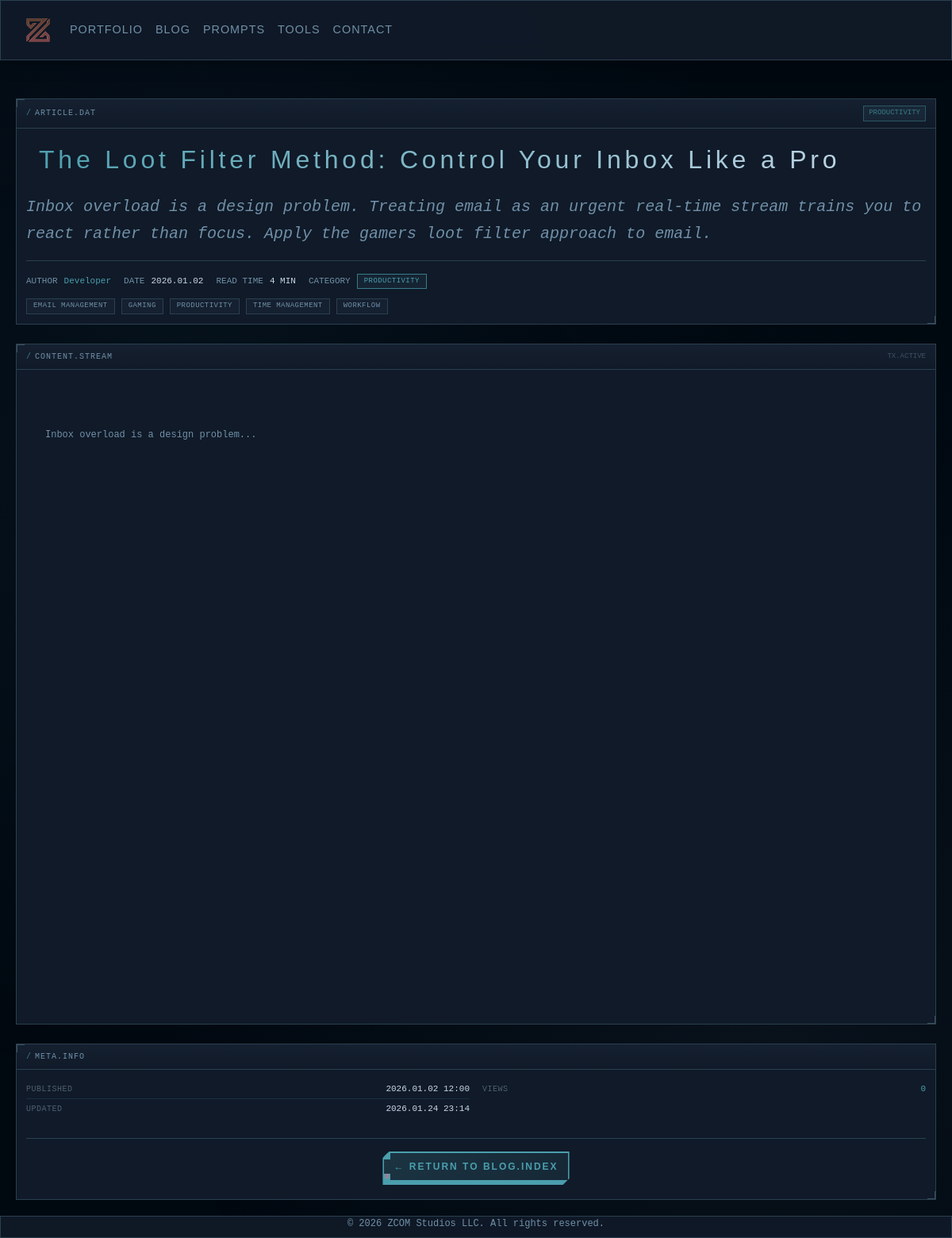
The app's page /articles/article.php?slug=loot-filter-inbox-method with its own data.
### tables this page shows
CREATE TABLE IF NOT EXISTS `articles` (
  `id` INT(11) UNSIGNED NOT NULL AUTO_INCREMENT,
  `article_id` VARCHAR(50) DEFAULT NULL,
  `title` VARCHAR(255) NOT NULL,
  `slug` VARCHAR(255) NOT NULL UNIQUE,
  `excerpt` TEXT,
  `content` LONGTEXT,
  `category` VARCHAR(100) DEFAULT NULL,
  `author_name` VARCHAR(100) DEFAULT NULL,
  `author_bio` TEXT,
  `author_avatar_url` VARCHAR(255) DEFAULT NULL,
  `author_role` VARCHAR(100) DEFAULT NULL,
  `meta_title` VARCHAR(255) DEFAULT NULL,
  `meta_description` TEXT,
  `og_title` VARCHAR(255) DEFAULT NULL,
  `og_description` TEXT,
  `og_image_url` VARCHAR(255) DEFAULT NULL,
  `status` ENUM('draft','published','archived') DEFAULT 'draft',
  `visibility` ENUM('public','private','unlisted') DEFAULT 'public',
  `published_date` TIMESTAMP NULL DEFAULT NULL,
  `featured` TINYINT(1) DEFAULT 0,
  `sticky` TINYINT(1) DEFAULT 0,
  `allow_comments` TINYINT(1) DEFAULT 1,
  `word_count` INT(11) DEFAULT 0,
  `reading_time` INT(11) DEFAULT 0,
  `views` INT(11) DEFAULT 0,
  `created_at` TIMESTAMP DEFAULT CURRENT_TIMESTAMP,
  `updated_at` TIMESTAMP DEFAULT CURRENT_TIMESTAMP ON UPDATE CURRENT_TIMESTAMP,
  PRIMARY KEY (`id`),
  INDEX `idx_slug` (`slug`),
  INDEX `idx_status` (`status`),
  INDEX `idx_visibility` (`visibility`),
  INDEX `idx_featured` (`featured`),
  INDEX `idx_published_date` (`published_date`)
);

### articles/article.php (the view, shortened to what this page needs)
<?php
$article_slug = isset($_GET['slug']) ? $_GET['slug'] : '';
require_once '../includes/db_config.php';
try {
    $stmt = $db->prepare("SELECT * FROM articles WHERE slug = :slug");
    $stmt->execute(['slug' => $article_slug]);
    $article = $stmt->fetch();
    $tagStmt = $db->prepare("
        SELECT tr.display_name
        FROM article_tags at
        JOIN tags_registry tr ON at.tag_id = tr.id
        WHERE at.article_id = :article_id
        ORDER BY tr.display_name
    ");
    $tagStmt->execute(['article_id' => $article['id']]);
    $tagRows = $tagStmt->fetchAll(PDO::FETCH_COLUMN);
    $article['tags'] = implode(', ', $tagRows);
} catch (PDOException $e) {
    error_log("Article Query Error: " . $e->getMessage());
    header('Location: /blog.php');
    exit;
}
include '../includes/header.php';
?>
</head>
<body class="cyber-theme">
<?php
include '../includes/navbar.php';
?>
<main class="container my-5" style="z-index: 3; pointer-events: auto;">
    <div class="cyber-panel mb-4">
        <div class="cyber-panel-header">
            <span class="panel-title">ARTICLE.DAT</span>
            <span class="panel-id"><?php echo strtoupper($article['category'] ?? 'BLOG'); ?></span>
        </div>
        <div class="cyber-panel-body">
            <h1 class="page-title mb-3"><?php echo htmlspecialchars($article['title']); ?></h1>
            <p class="lead" style="color: #7090a8;"><?php echo htmlspecialchars($article['excerpt']); ?></p>
            <div style="display: flex; flex-wrap: wrap; gap: 16px; margin-top: 16px; padding-top: 16px; border-top: 1px solid #2a4050;">
                <div class="cyber-data-status">
                    <span class="status-label">AUTHOR</span>
                    <span style="color: #4a9ead;"><?php echo htmlspecialchars($article['author_name']); ?></span>
                </div>
                <div class="cyber-data-status">
                    <span class="status-label">DATE</span>
                    <span style="color: #c8d8e8;"><?php echo date('Y.m.d', strtotime($article['published_date'])); ?></span>
                </div>
                <div class="cyber-data-status">
                    <span class="status-label">READ TIME</span>
                    <span style="color: #c8d8e8;"><?php echo $article['reading_time']; ?> MIN</span>
                </div>
                <?php if ($article['category']): ?>
                <div class="cyber-data-status">
                    <span class="status-label">CATEGORY</span>
                    <span class="cyber-badge cyan"><?php echo htmlspecialchars(strtoupper($article['category'])); ?></span>
                </div>
                <?php endif; ?>
            </div>
            <?php if ($article['tags']): ?>
            <div style="margin-top: 12px; display: flex; flex-wrap: wrap; gap: 8px;">
                <?php
                $tags = explode(', ', $article['tags']);
                foreach ($tags as $tag):
                ?>
                <span class="cyber-badge"><?php echo htmlspecialchars(strtoupper($tag)); ?></span>
                <?php endforeach; ?>
            </div>
            <?php endif; ?>
        </div>
    </div>
    <div class="cyber-panel">
        <div class="cyber-panel-header">
            <span class="panel-title">CONTENT.STREAM</span>
            <span class="panel-status">TX.ACTIVE</span>
        </div>
        <div class="cyber-panel-body">
            <article style="max-width: 100%;">
                <div class="article-content" style="color: #c8d8e8; line-height: 1.8;">
                    <?php echo $article['content']; ?>
                </div>
            </article>
        </div>
    </div>
    <div class="cyber-panel mt-4">
        <div class="cyber-panel-header">
            <span class="panel-title">META.INFO</span>
        </div>
        <div class="cyber-panel-body">
            <div style="display: grid; grid-template-columns: 1fr 1fr; gap: 16px;">
                <div>
                    <div class="cyber-data-row">
                        <span class="data-key">PUBLISHED</span>
                        <span class="data-value"><?php echo $article['published_date'] ? date('Y.m.d H:i', strtotime($article['published_date'])) : 'N/A'; ?></span>
                    </div>
                    <?php if (!empty($article['updated_at']) && $article['updated_at'] != $article['published_date']): ?>
                    <div class="cyber-data-row">
                        <span class="data-key">UPDATED</span>
                        <span class="data-value"><?php echo date('Y.m.d H:i', strtotime($article['updated_at'])); ?></span>
                    </div>
                    <?php endif; ?>
                </div>
                <div>
                    <div class="cyber-data-row">
                        <span class="data-key">VIEWS</span>
                        <span class="data-value" style="color: #4a9ead;"><?php echo number_format($article['views'] ?? 0); ?></span>
                    </div>
                </div>
            </div>
            <div class="text-center mt-4 pt-3" style="border-top: 1px solid #2a4050;">
                <a href="/blog.php" class="btn-scifi btn-scifi-primary">← RETURN TO BLOG.INDEX</a>
            </div>
        </div>
    </div>
</main>
<?php
include '../includes/footer.php';
?>

### records on screen
articles: category "PRODUCTIVITY", title "The Loot Filter Method: Control Your Inbox Like a Pro", excerpt "Inbox overload is a design problem. Treating email as an urgent real-time stream trains you to react rather than focus. Apply the gamers loot filter approach to email.", author_name "Developer", published_date "2026.01.02", reading_time "4", content "Inbox overload is a design problem...", published_date "2026.01.02 12:00", updated_at "2026.01.24 23:14", views "0"

### other values on screen
$tag "EMAIL MANAGEMENT"
$tag "GAMING"
$tag "PRODUCTIVITY"
$tag "TIME MANAGEMENT"
$tag "WORKFLOW"
